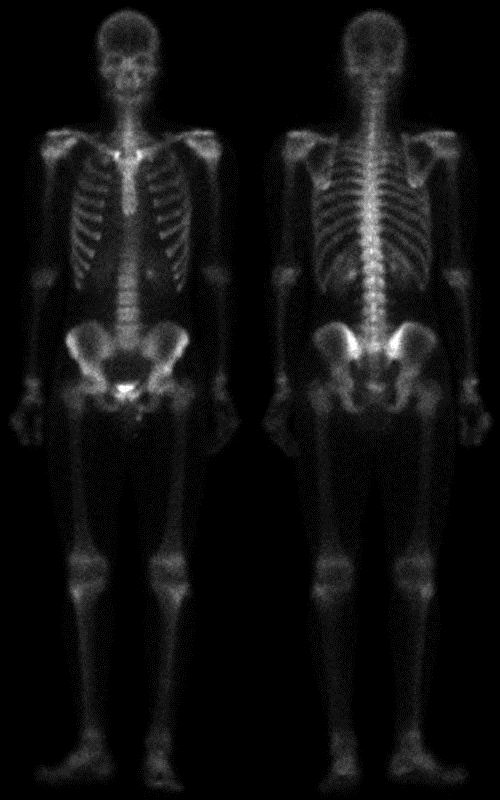
#> input picture image-sharpening/skeleton_orig.bmp, 500 x 800 px
$ python image_sharpening.py
#> lines starting #> are read from the running program, lines starting #| are printed output that depends on the picture
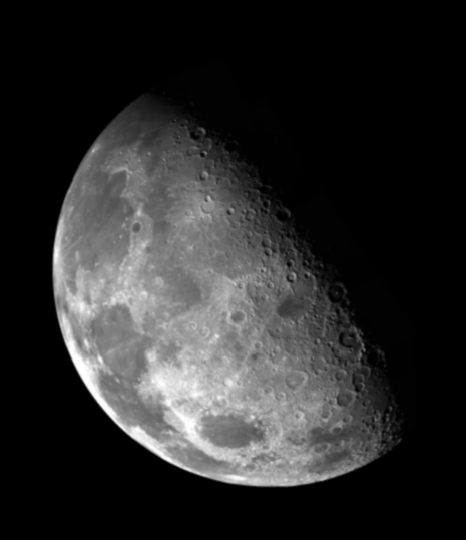
#> input picture image-sharpening/blurry_moon.tif, 466 x 540 px
import cv2
import numpy as np
import matplotlib.pyplot as plt

laplacian_mask  = [np.array([[1, -2, 1],
                            [-2, 4, -2],
                            [1, -2, 1]]),
                    np.array([[0, -1, 0],
                            [-1, 4, -1],
                            [0, -1, 0]]),
                    np.array([[-1, -1, -1],
                            [-1, 8, -1],
                            [-1, -1, -1]])
]

def zero_padding(org_img):
    height, width = org_img.shape
#> height = 800; width = 500
    padded_img = org_img.copy()
#> padded_img is the input picture: shape (800, 500); min 0, max 255, mean 16.9

    zero_row  = np.zeros((1, width))
    zero_col = np.zeros(((height + 1*2), 1))
#> zero_col = 802 values from 0 to 0

    padded_img = np.vstack([zero_row, padded_img, zero_row])
#> padded_img: shape (802, 500) float64
    padded_img = np.hstack([zero_col, padded_img, zero_col])
#> padded_img: shape (802, 502) float64

    return padded_img

def convolution(padded_img, kernel_type, A = 1):

#> called with kernel_type = 2, A = 1
    height, width = padded_img.shape
#> height = 802; width = 502
    border_img = np.zeros((height-2, width-2), dtype=np.float16)
    x = 0
    y = 0

    # high-boost, A-1(default): laplacian-filter
    laplacian_mask[kernel_type] = laplacian_mask[2].astype(np.float16)
    laplacian_mask[kernel_type][1][1] += (A-1)

    while x + 3 <= height:
        while y + 3 <= width:
            border_img[x][y] = np.sum(padded_img[x:x+3, y:y+3]* laplacian_mask[kernel_type])
            y += 1
        x += 1
        y = 0
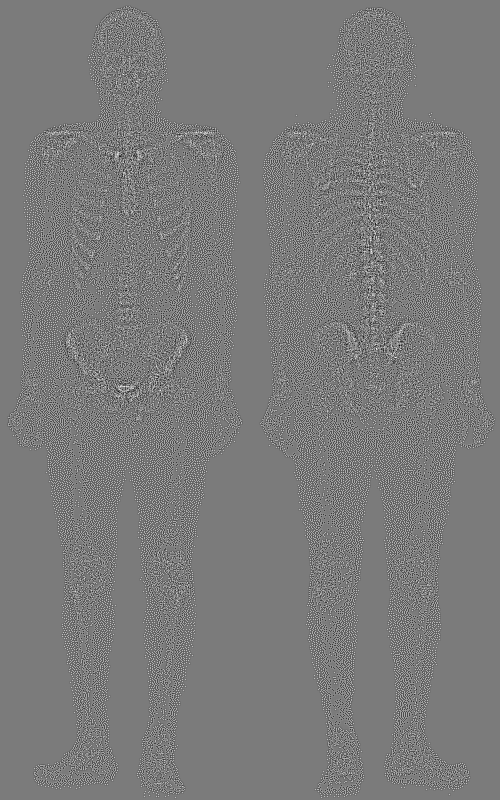
#> border_img: shape (800, 500) float16; min -255, max 272, mean 0; drawn with min black and max white
#> after the loop, x = 800


    laplacian_mask[kernel_type][1][1] -= (A-1)

    # prevent gray value overfolow
    border_img = np.clip(border_img, 0, 255)
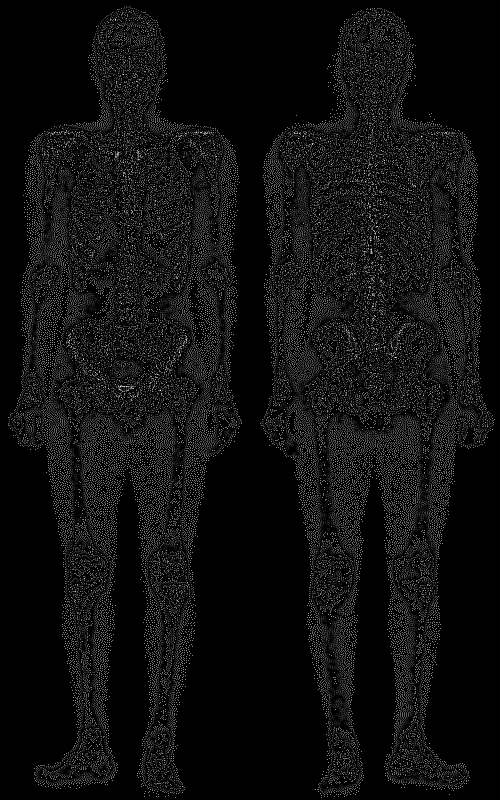
#> border_img: shape (800, 500) float16; min 0, max 255, mean 15.1
    border_img = np.round(border_img.astype(np.uint8))
    return border_img

def laplacian_sharpening(org_imgs, kernel_type):

    laplacian_imgs = [convolution(zero_padding(org_imgs[0]), kernel_type), convolution(zero_padding(org_imgs[1]), kernel_type)]
#> in zero_padding, padded_img is the input picture: shape (540, 466); min 0, max 254, mean 42.7
#> call 2 of convolution, with kernel_type = 2, A = 1
#> in convolution (call 2), `height, width = padded_img.shape`: height = 542; width = 468
#> after the loop in convolution (call 2), `while x + 3 <= height:`:
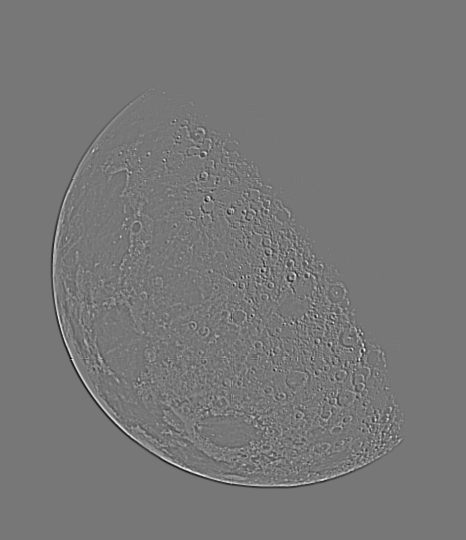
#> border_img: shape (540, 466) float16; min -251, max 283, mean 0; drawn with min black and max white
#> after the loop in convolution (call 2), `while x + 3 <= height:`: x = 540
#> in convolution (call 2), `border_img = np.clip(border_img, 0, 255)`:
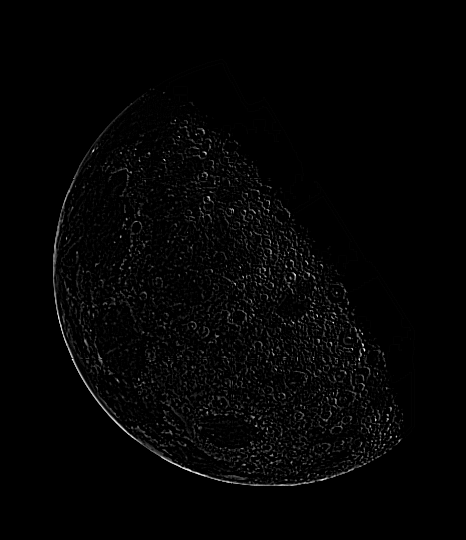
#> border_img: shape (540, 466) float16; min 0, max 255, mean 4.1
    laplacian_sharpend_imgs = [cv2.add(org_imgs[0], laplacian_imgs[0]), cv2.add(org_imgs[1], laplacian_imgs[1])]

    return [org_imgs, laplacian_imgs, laplacian_sharpend_imgs]


def high_boost_sharpening(org_imgs, A, kernel_type):

    boosted_imgs = [convolution(((zero_padding(org_imgs[0])).astype(np.float16)), kernel_type, A), convolution(((zero_padding(org_imgs[1])).astype(np.float16)), kernel_type, A)]
    hb_sharpened_imgs = [cv2.add(org_imgs[0], boosted_imgs[0]), cv2.add(org_imgs[1], boosted_imgs[1])]

    return hb_sharpened_imgs

def show_lp_result(org_imgs, laplacian_imgs, sharpened_imgs):

        plt.figure("Laplacian-enhancement")
        plt.subplot(2, 3, 1)
        plt.title ("org_skeleton")
        plt.imshow(org_imgs[0], cmap = "gray")

        plt.subplot(2, 3, 2)
        plt.title ("laplacian_skeleton")
        plt.imshow(laplacian_imgs[0], cmap = "gray")

        plt.subplot(2, 3, 3)
        plt.title ("Sharpened_skeleton")
        plt.imshow(sharpened_imgs[0], cmap = "gray")

        plt.subplot(2, 3, 4)
        plt.title ("org_moon")
        plt.imshow(org_imgs[1], cmap = "gray")

        plt.subplot(2, 3, 5)
        plt.title ("laplacian_moon")
        plt.imshow(laplacian_imgs[1], cmap = "gray")

        plt.subplot(2, 3, 6)
        plt.title ("Sharpened_moon")
        plt.imshow(sharpened_imgs[1], cmap = "gray")

def show_hb_result(hb_imgs):
    plt.figure("high-boost_sharpening")

    plt.subplot(2, 3, 1)
    plt.title("skeketon A=1.0")
    plt.imshow(hb_imgs[0][0], cmap="gray")

    plt.subplot(2, 3, 2)
    plt.title("skeketon A=1.5")
    plt.imshow(hb_imgs[1][0], cmap = "gray")

    plt.subplot(2, 3, 3)
    plt.title("skeketon A=2")
    plt.imshow(hb_imgs[2][0], cmap = "gray")

    plt.subplot(2, 3, 4)
    plt.title("blurry_moon A=1.0")
    plt.imshow(hb_imgs[0][1], cmap = "gray")

    plt.subplot(2, 3, 5)
    plt.title("blurry_moon A=1.5")
    plt.imshow(hb_imgs[1][1], cmap = "gray")

    plt.subplot(2, 3, 6)
    plt.title("blurry_moon A=2")
    plt.imshow(hb_imgs[2][1], cmap = "gray")

if __name__ == "__main__":

    org_imgs = [cv2.imread("skeleton_orig.bmp", cv2.IMREAD_GRAYSCALE), cv2.imread("blurry_moon.tif", cv2.IMREAD_GRAYSCALE)]
    lp_pack = laplacian_sharpening(org_imgs, 2)
#> lp_pack = 3 items

    hb_imgs = []
    A = [1, 1.5, 2]
    for a in A:
        hb_imgs.append(high_boost_sharpening(org_imgs, a, 2))
#> after the loop, hb_imgs = 3 items

    show_lp_result(lp_pack[0], lp_pack[1], lp_pack[2])
    show_hb_result(hb_imgs)

    plt.show()
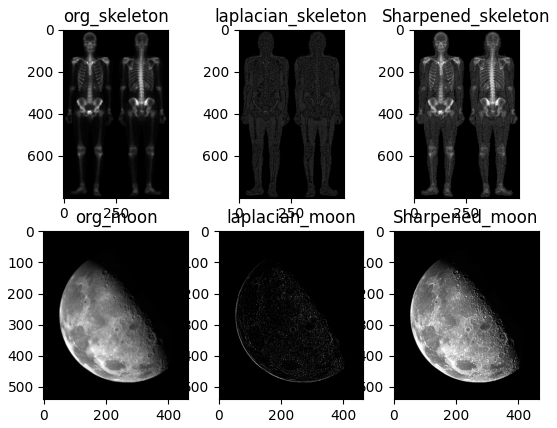
#> figure drawn by matplotlib, 6 panels
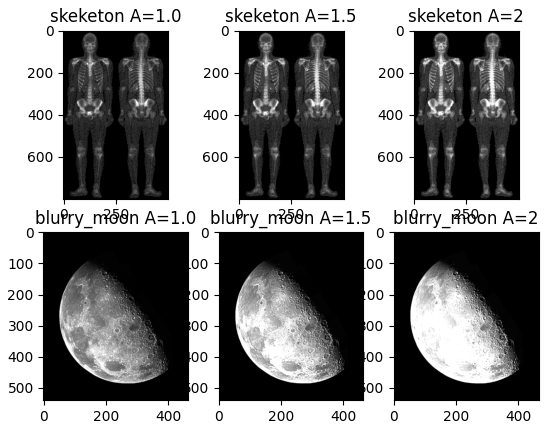
#> figure drawn by matplotlib, 6 panels
